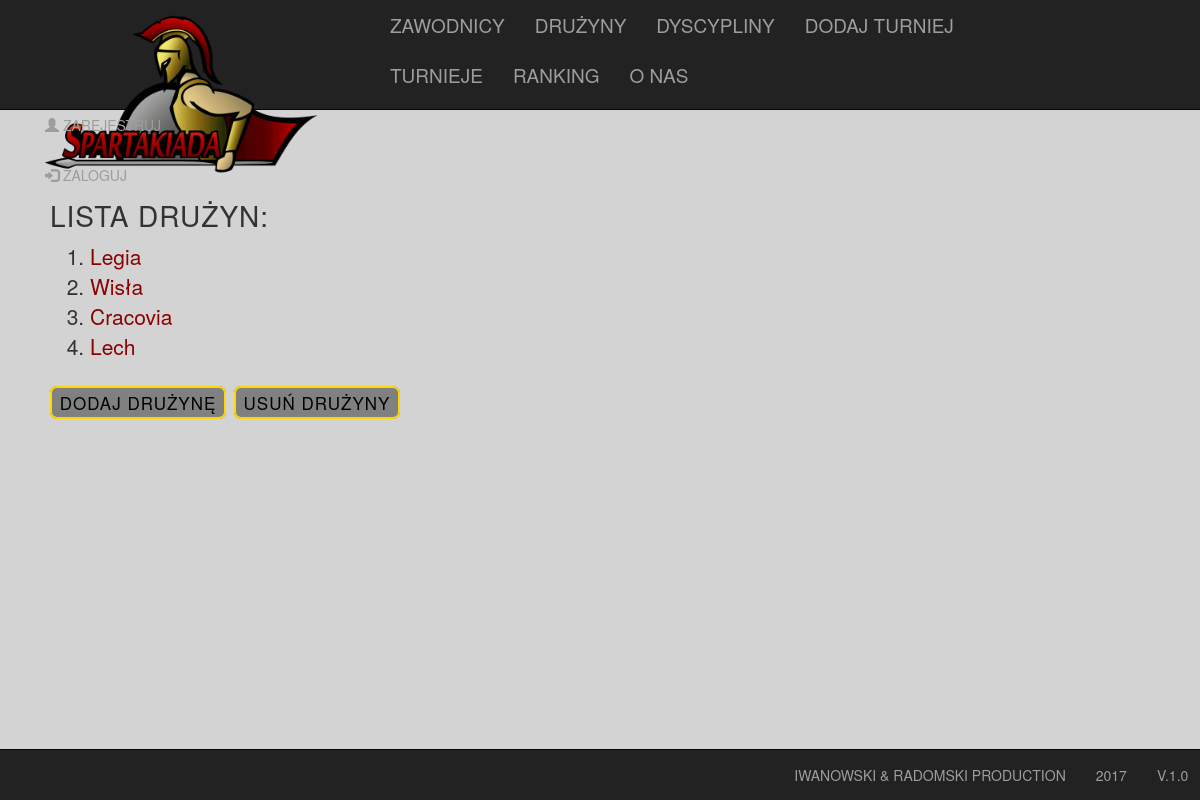
Screenshot of /teams/ with the database file from the repository.
### spartakiada/models.py (models this page shows)
class Team(models.Model):
    name = models.CharField(max_length=128, unique=True)
    mates = models.ManyToManyField(Player, through='Member')
    def __str__(self):
        return '%s' % self.name

### spartakiada/views.py (the view)
# urls.py: url(r'^teams/', views.TeamsView.as_view(),
class TeamsView(View):
    def get(self, request):
        team_list = Team.objects.all()
        ctx = {
            'team_list': team_list
        }
        return render(request, 'spartakiada/team_view.html', ctx)

### spartakiada/templates/spartakiada/team_view.html (shortened to what this page needs)
{% extends 'spartakiada/base.html' %}
{% block content %}
    <h3 class="headtext">Lista drużyn: </h3>
    <ol>
    {% for team in team_list %}
        {% if team.name != "Random" %}
        <li>
            <a href="/team_details/{{team.id}}" class="maintext">{{ team }}</a>
        </li>
        {% endif %}
        {% empty %}
        <p class="maintext">BRAK DRUŻYN</p>
    {% endfor %}
    </ol>
    <br>
    <a href="{% url 'add-team' %}"
       class="toggle">
        &nbsp;DODAJ DRUŻYNĘ&nbsp;</a>&nbsp;
    <a href="{% url 'delete-teams' %}"
       class="toggle">
        &nbsp;USUŃ DRUŻYNY&nbsp;</a>
{% endblock %}

### spartakiada/static/spartakiada/style.css (style rules this page uses)
body { background-color: grey; }
.toggle { letter-spacing: 1px; color: black; font-size: 17px; border: 2px solid gold; border-radius: 7px; background-color: grey; padding: 2px; text-decoration: none; }
ol { font-size: 1.5em; }
.maintext { text-decoration: none; color: #8B0000; }
.headtext { letter-spacing: 1px; font-size: 2em; text-transform: uppercase; }

### rows the page displays
Team: name "Legia"
Team: name "Wisła"
Team: name "Cracovia"
Team: name "Lech"
